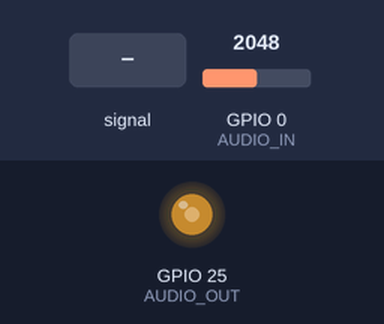
A sketch run on a simulated ESP32. On the bench: output pins drawn as LEDs (lit = HIGH). The test bench sets the inputs (shaded band); at power-on: GPIO 0 (AUDIO_IN) = 2048.

Above: at 1.2 s.
1.3 s: GPIO 0 (AUDIO_IN) fed a 200 Hz sine of ±1023 counts around its level
4.3 s: GPIO 0 (AUDIO_IN) fed a 1000 Hz sine of ±1023 counts around its level
Timing chart, 0 to 4.5 s (numbered marks = the images above; inputs shaded):
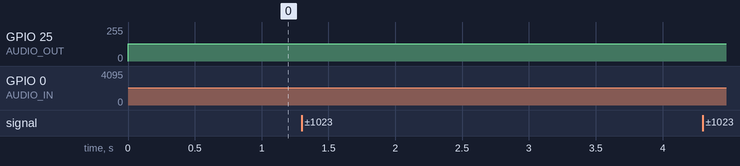

The sketch:

nice_bandpass.ino
```cpp
// Define the analog input pins
#define AUDIO_IN 0 // Audio input pin
#define FREQ_IN 1 // Frequency adjustment pin
#define QUANT_IN 2 // Frequency quantization pin
#define Q_IN 3 // Q factor adjustment pin

// Define the DAC output pin
#define AUDIO_OUT 25 // Audio output pin

// Define the sample rate and the filter parameters
#define SAMPLE_RATE 10000 // Sample rate in Hz
#define SEMITONE 1.0594630943592953 // Ratio of a semitone
#define MIN_FREQ 20 // Minimum frequency in Hz
#define MAX_FREQ 2000 // Maximum frequency in Hz
#define MIN_Q 0.5 // Minimum Q factor
#define MAX_Q 10 // Maximum Q factor

// Define the filter coefficients
float filter_b0, filter_b1, filter_b2, filter_a1, filter_a2; // Filter coefficients
float filter_x1, filter_x2, filter_y1, filter_y2; // Filter states

// Define the timer number and the timer interval
#define TIMER_NUM 0 // Timer number (0-3)
#define TIMER_INTERVAL 0.1 // Timer interval in milliseconds

// Initialize the filter
void initFilter() {
  // Reset the filter states
  filter_x1 = filter_x2 = filter_y1 = filter_y2 = 0;
  // Update the filter coefficients
  updateFilter();
}

// Helper for float mapping
float fmap(float x, float in_min, float in_max, float out_min, float out_max) {
  return (x - in_min) * (out_max - out_min) / (in_max - in_min) + out_min;
}

// Update the filter coefficients
void updateFilter() {
  // Read the analog input values
  int freqVal = analogRead(FREQ_IN); // Frequency value (0-4095)
  int quantVal = analogRead(QUANT_IN); // Quantization value (0-4095)
  int qVal = analogRead(Q_IN); // Q factor value (0-4095)

  // Map the analog values to the filter parameters
  float freq = fmap(freqVal, 0, 4095, MIN_FREQ, MAX_FREQ); // Frequency in Hz
  float quant = fmap(quantVal, 0, 4095, 0, 12); // Quantization in semitones
  float Q = fmap(qVal, 0, 4095, MIN_Q, MAX_Q); // Q factor

  // Quantize the frequency to the nearest semitone
  freq = pow(SEMITONE, round(log(freq / MIN_FREQ) / log(SEMITONE))) * MIN_FREQ;

  // Calculate the filter coefficients using the bilinear transform
  // Reference: [Arduino Tutorial: Simple High-pass, Band-pass and Band-stop Filtering](https://www.arduino.cc/reference/en/libraries/esp32timerinterrupt/)
  float omega = 2 * PI * freq / SAMPLE_RATE; // Angular frequency
  float alpha = sin(omega) / (2 * Q); // Alpha parameter
  float cosw = cos(omega); // Cosine of omega
  float norm = 1.0f / (1.0f + alpha); // Normalization factor
  filter_b0 = alpha * norm; // B0 coefficient
  filter_b1 = 0; // B1 coefficient
  filter_b2 = -alpha * norm; // B2 coefficient
  filter_a1 = -2.0f * cosw * norm; // A1 coefficient
  filter_a2 = (1.0f - alpha) * norm; // A2 coefficient
}

// Process the audio input and output the filtered signal
void processAudio() {
  // Read the audio input value
  int raw_x = analogRead(AUDIO_IN); // Audio input value (0-4095)
  float x0 = (raw_x - 2048) / 2048.0f; // Center signal

  // Apply the filter equation
  // y[n] = b0 * x[n] + b1 * x[n-1] + b2 * x[n-2] - a1 * y[n-1] - a2 * y[n-2]
  float y0 = filter_b0 * x0 + filter_b1 * filter_x1 + filter_b2 * filter_x2 - filter_a1 * filter_y1 - filter_a2 * filter_y2; // Filter output value

  // Update the filter states
  filter_x2 = filter_x1; // Shift x[n-1] to x[n-2]
  filter_x1 = x0; // Shift x[n] to x[n-1]
  filter_y2 = filter_y1; // Shift y[n-1] to y[n-2]
  filter_y1 = y0; // Shift y[n] to y[n-1]

  // Map the filter output value to the DAC range
  int output_y = (int)constrain(y0 * 127.0f + 128.0f, 0, 255);

  // Write the DAC output value
  dacWrite(AUDIO_OUT, output_y); // Write to the DAC pin
}

// Timer interrupt handler
void IRAM_ATTR onTimer() {
  // Process the audio input and output the filtered signal
  processAudio();
}

hw_timer_t * timer = NULL;

// Setup function
void setup() {
  // Initialize the filter
  initFilter();
  // Initialize the timer
  timer = timerBegin(TIMER_NUM, 80, true); // Timer number, prescaler (80MHz / 80 = 1MHz), count up
  timerAttachInterrupt(timer, &onTimer, true); // Timer struct, interrupt handler, edge triggered
  timerAlarmWrite(timer, TIMER_INTERVAL * 1000, true); // Timer struct, alarm value in microseconds, repeat
  timerAlarmEnable(timer); // Enable the timer
}

// Loop function
void loop() {
  // Update the filter coefficients
  updateFilter();
  // Do nothing else
}
```
